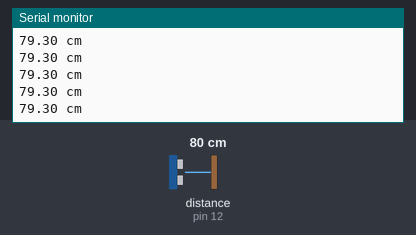
The sketch below on a simulated Arduino Uno, built with avr-gcc and run on an emulated ATmega328P. Parts: the last lines printed to the serial monitor. Wiring (inferred from the names in the program): ultrasonic range finder: trigger pin 13; echo pin 12. The test bench sets the inputs (shaded band); at power-on: distance to the obstacle (sensor on pin 12) 80 cm. The echo pulse lasts 58.3 µs per cm.

Above: at 1.2 s.
1.3 s: distance to the obstacle (sensor on pin 12) set to 2 cm
At 1.9 s:
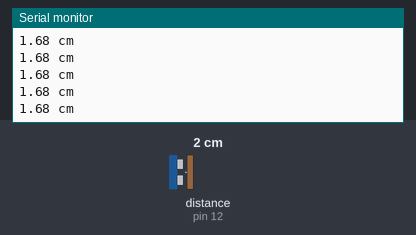
4.3 s: distance to the obstacle (sensor on pin 12) set to 4 cm
At 5.4 s:
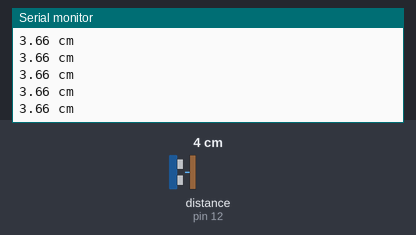
5.8 s: distance to the obstacle (sensor on pin 12) set to 250 cm
At 6.4 s:
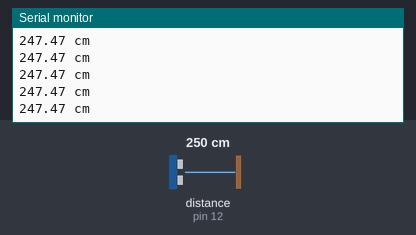
Timing chart, 0 to 8.8 s (numbered marks = the images above; inputs shaded):
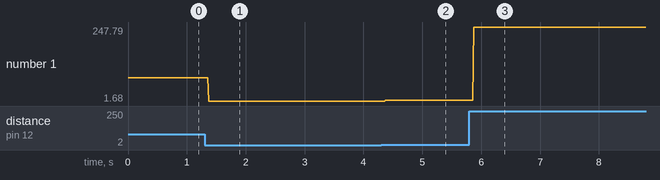

Measured:
- after the input at 1.3 s, the serial monitor: prints a new line after 0.07 s (image 1)
- after the input at 4.3 s, the serial monitor: prints a new line after 0.07 s (image 2)
- after the input at 5.8 s, the serial monitor: prints a new line after 0.07 s (image 3)
- plotted number 1: 79.3 → 1.68 after the input at 1.3 s, 1.68 → 3.66 after the input at 4.3 s, 3.66 → 247.47 after the input at 5.8 s

The sketch:

d.ino
```cpp
int PIN_TRIG=13;//发送引脚
int PIN_ECHO=12;//接收引脚
void setup()
{
  Serial.begin(9600);
  pinMode(PIN_TRIG,OUTPUT);//发送引脚输出
  pinMode(PIN_ECHO,INPUT);//接受引脚输入
}
void loop()
{
  float distance = ultrasonic_distance();
  Serial.print(distance);
  Serial.println(" cm");
}
float ultrasonic_distance(void)
{
  float distance; float duration;
  digitalWrite(PIN_TRIG,LOW);//设置发送引脚为低电平
  delayMicroseconds(2);
  digitalWrite(PIN_TRIG,HIGH);//设置发送引脚为高电平
  delayMicroseconds(10);
  digitalWrite(PIN_TRIG,LOW);//设置发送引脚为低电平，准备下一次测距
  duration = float(pulseIn(PIN_ECHO,HIGH));
  //调用pulseIn函数计算时间，并转换成距离
  /*340m/1s 换算成 34000cm / 1000000 us 经过约分之后,则表示成34cm
   / 1000 us表示 1us 对应的传输的距离(cm) 由于考虑传输包含发送的距离
   ,故要除以2 */
  distance = (duration * 17)/1000;
  return distance;
}
```
